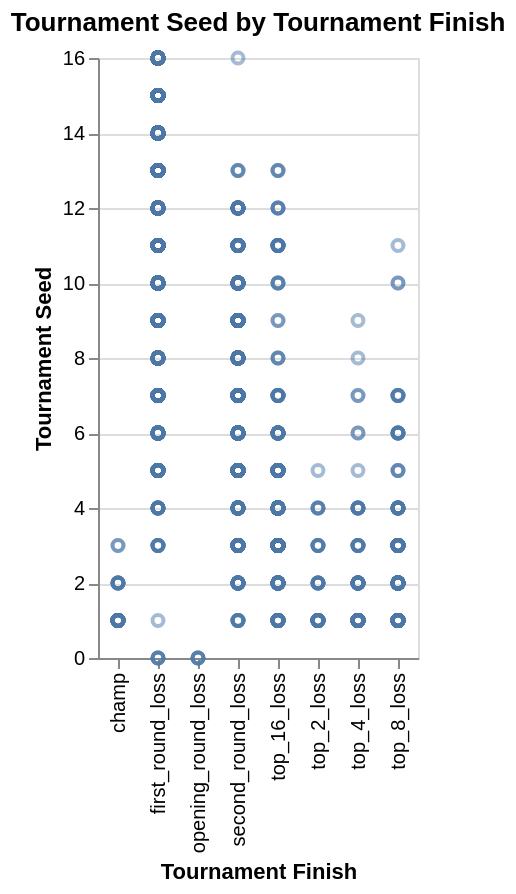

Notebook source saved alongside this figure:
### Markdown cell above
Visualization 2: This plot show's the relationship between a team's tournamnet seed and tournament finish. Its relevent to my reasearch question becuase is answers the questions if a team has a higher seed do they have a higher probability of winning thr tournamnet. Inverssely we can determine if a low seed increases your odds of being knocked out early.

### Code cell
alt.Chart(WMM_tidy).mark_point(opacity=0.5).encode(
    x=alt.X("tourney_finish").title("Tournament Finish"),
    y=alt.Y("seed").title("Tournament Seed")
).properties(
    title="Tournament Seed by Tournament Finish")

### Figure 1 — Vega-Lite specification as saved in the notebook (floating-point values rounded to 4 significant figures; data arrays with more than 128 entries replaced by an {"elided": "..."} marker saying what was removed)
{"config": {"view": {"continuousWidth": 300, "continuousHeight": 300}}, "data": {"name": "data-6446a0a6f975f4b9a4df3fa291c859b0"}, "mark": {"type": "point", "opacity": 0.5}, "encoding": {"x": {"field": "tourney_finish", "title": "Tournament Finish", "type": "nominal"}, "y": {"field": "seed", "title": "Tournament Seed", "type": "quantitative"}}, "title": "Tournament Seed by Tournament Finish", "$schema": "https://vega.github.io/schema/vega-lite/v5.20.1.json", "datasets": {"data-6446a0a6f975f4b9a4df3fa291c859b0": {"elided": "2092 records"}}}
